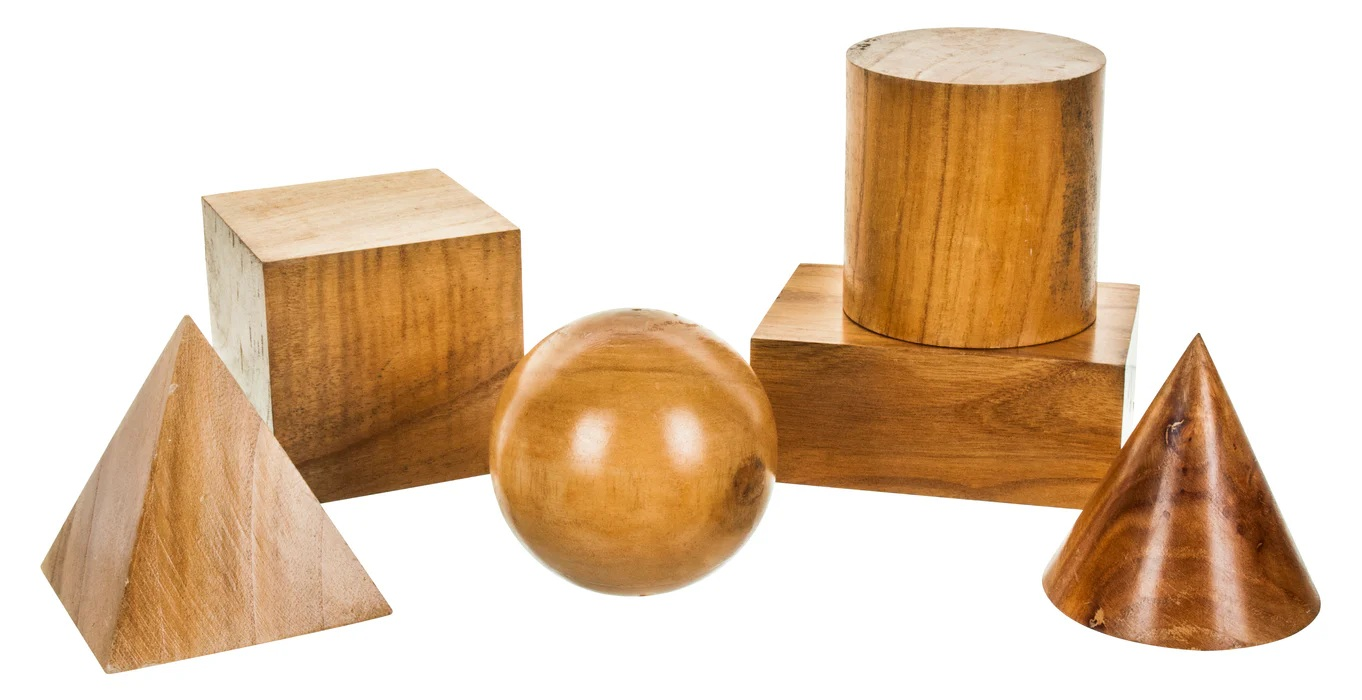
#> input picture OpenCV/4 Feature Detection and Description/6 - FAST Algorithm for Corner Detection/blocks.jpg, 1362 x 700 px
$ python fast.py
#> lines starting #> are read from the running program, lines starting #| are printed output that depends on the picture
import numpy as np
import cv2 as cv
from matplotlib import pyplot as plt

# like all feature detectors threshold can be specified.
# look into this

img = cv.imread('blocks.jpg', cv.IMREAD_GRAYSCALE)
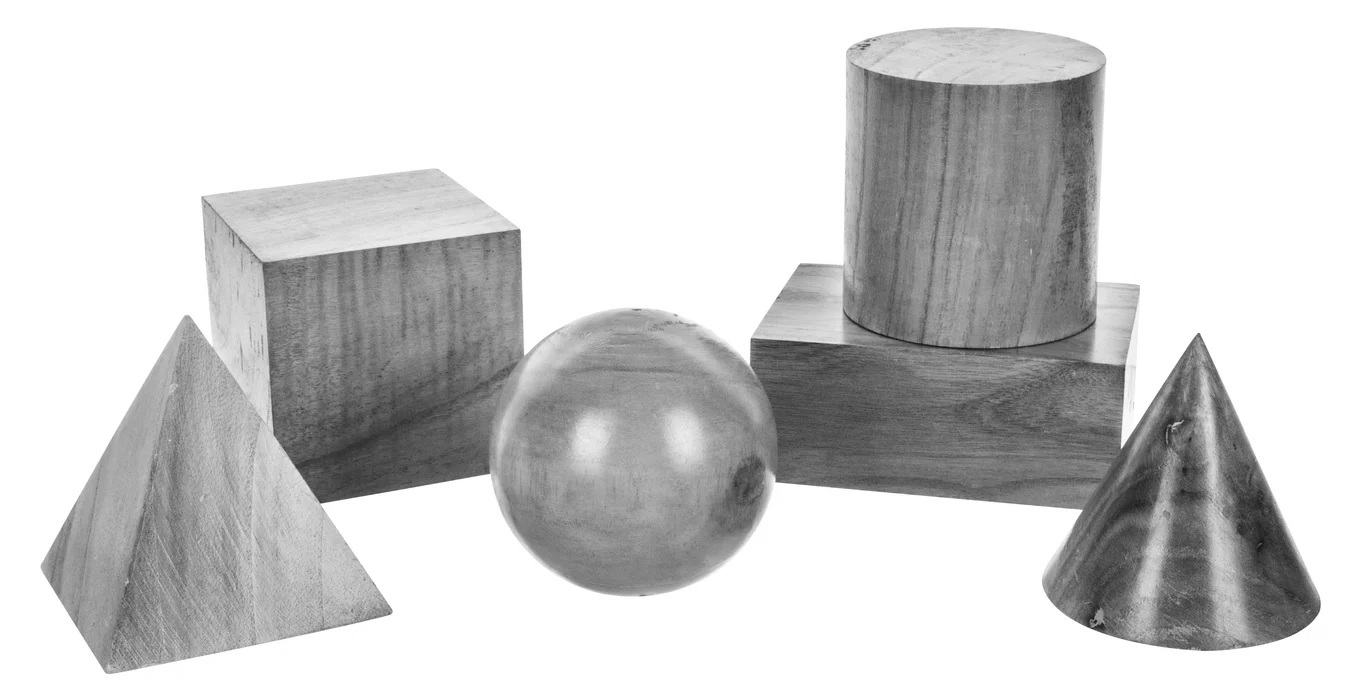
#> img: shape (700, 1362); min 18, max 255, mean 206.3

#initiate FAST object with default values
fast = cv.FastFeatureDetector_create()

# find and draw the keypoints
kp = fast.detect(img,None)
#> kp = 9792 keypoints; strongest (x, y, size): (1198, 333, 7), (1121, 447, 7), (776, 481, 7), (320, 502, 7)
img2 = cv.drawKeypoints(img, kp, None, color=(255,0,0))
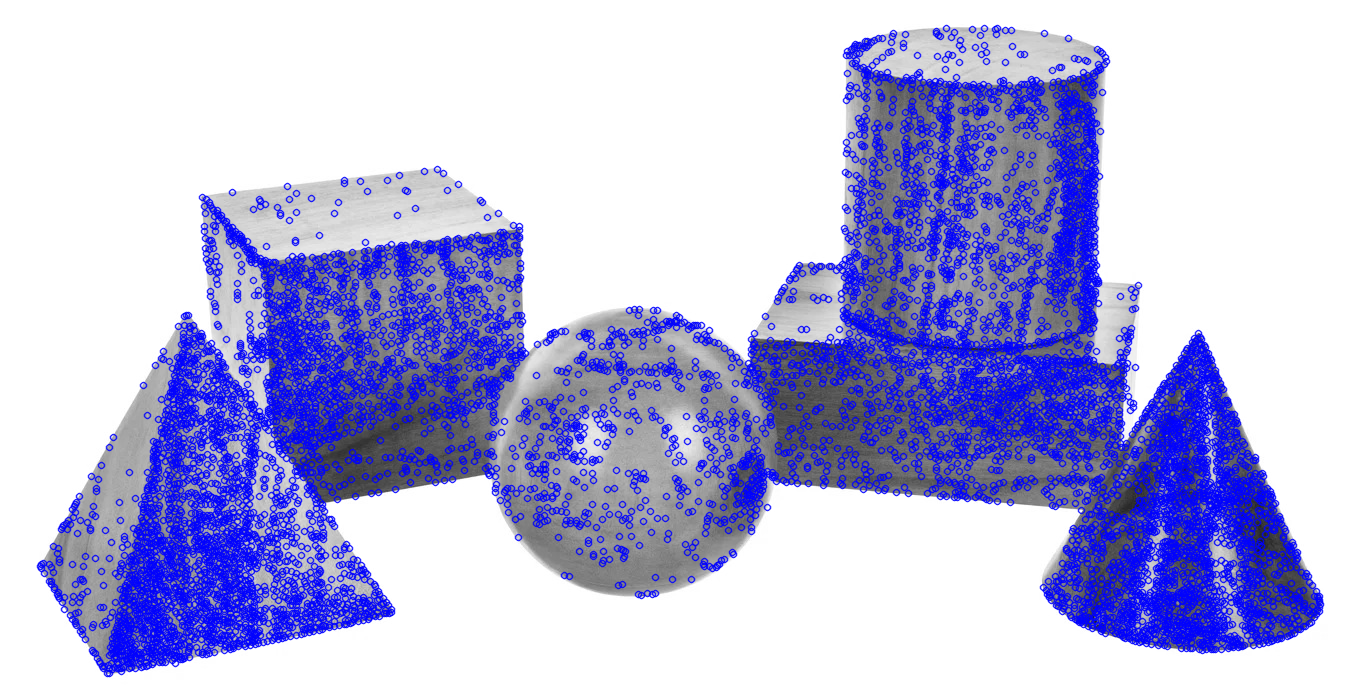
#> img2: shape (700, 1362, 3); mean of channels 0, 1, 2 225.9, 183.5, 183.5; drawn as B, G, R

# Print all default params
print( "threshold: {}".format(fast.getThreshold()))
print( "nonmaxSuppression:{}".format(fast.getNonmaxSuppression()))
print( "neighborhood: {}".format(fast.getType()))
print( "Total Keypoints with nonmaxSuppression: {}".format(len(kp)))
#| Total Keypoints with nonmaxSuppression: 9792

cv.imwrite('fast_true.png', img2)

# disable nonmaxSuppression
fast.setNonmaxSuppression(0)
kp = fast.detect(img, None)
#> kp = 19670 keypoints; strongest (x, y, size): (946, 28, 7), (984, 28, 7), (997, 28, 7), (972, 29, 7)

print ("Total keypoints without nonmaxSuppression: {}".format(len(kp)))
#| Total keypoints without nonmaxSuppression: 19670

img3 = cv.drawKeypoints(img, kp, None, color=(255,0,0))
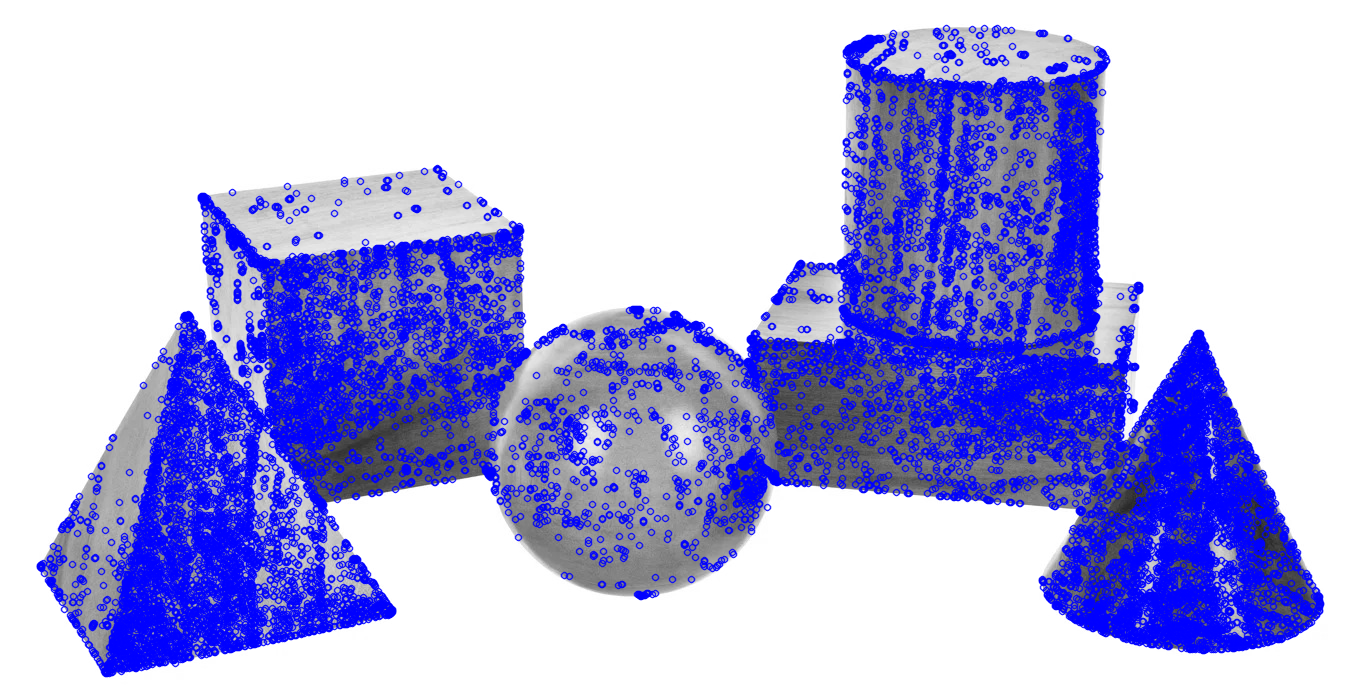
#> img3: shape (700, 1362, 3); mean of channels 0, 1, 2 231, 177.3, 177.3; drawn as B, G, R

cv.imwrite('fast_false.png', img3)
